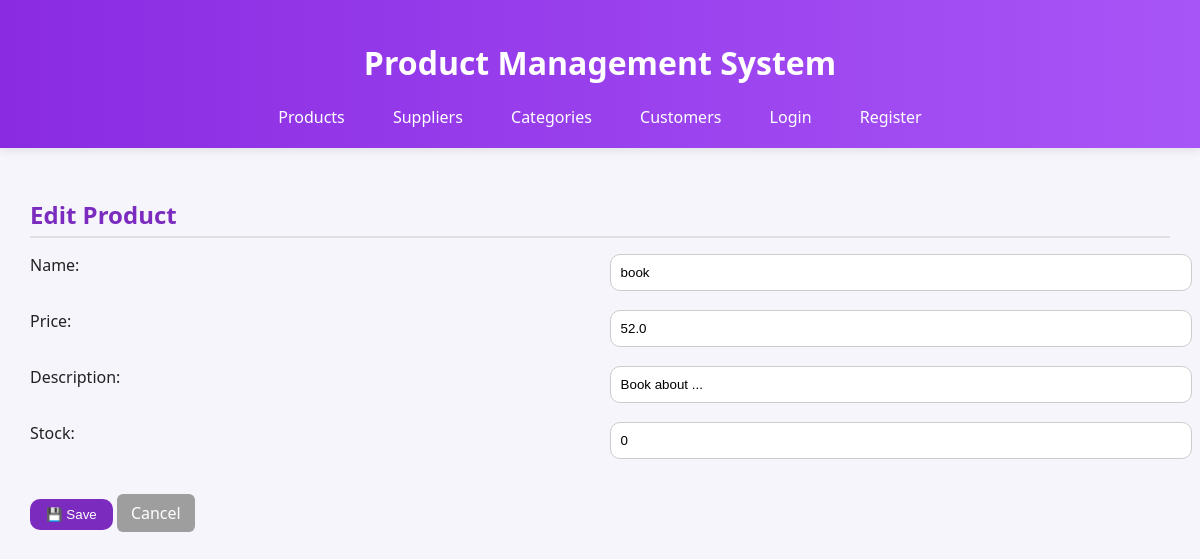
/edit/product/2, run on the app's committed database.
### models.py (models this page shows)
class Product(db.Model):
    id = db.Column(db.Integer, primary_key=True)
    name = db.Column(db.String(120), nullable=False)
    price = db.Column(db.Float, nullable=False)
    supplier_id = db.Column(db.Integer, db.ForeignKey('supplier.id'))
    category_id = db.Column(db.Integer, db.ForeignKey('category.id'))
    description = db.Column(db.String(255))
    stock = db.Column(db.Integer, default=0)

### routes.py (the view, shortened to what this page needs)
@app.route('/edit/<model>/<int:item_id>', methods=['GET', 'POST'])
def edit_item(model, item_id):
    model_map = {
        'product': Product,
        'supplier': Supplier,
        'category': Category,
        'customer': Customer
    }
    Model = model_map.get(model)
    if not Model:
        return "Invalid model", 404
    item = Model.query.get_or_404(item_id)
    return_page = 'index' if model == 'product' else f"{model}s"
    return render_template('edit_item.html', item=item, model=model, return_page=return_page)

### routes.py (called while the page is built)
@app.context_processor
def inject_user_status():
    return {'logged_in': 'user_id' in session}

### templates/edit_item.html (shortened to what this page needs)
{% extends "base.html" %}
{% block content %}
<div class="card">
  <h2>Edit {{ model|capitalize }}</h2>
  <form method="POST">
    {% if model == 'product' %}
      <label>Name:</label>
      <input type="text" name="name" value="{{ item.name }}" required>
      <label>Price:</label>
      <input type="number" step="0.01" name="price" value="{{ item.price }}" required>
      <label>Description:</label>
      <input type="text" name="description" value="{{ item.description or '' }}">
      <label>Stock:</label>
      <input type="number" name="stock" value="{{ item.stock or 0 }}">
    {% elif model == 'supplier' %}
      <label>Name:</label>
      <input type="text" name="name" value="{{ item.name }}" required>
      <label>Phone:</label>
      <input type="text" name="phone" value="{{ item.phone or '' }}">
    {% elif model == 'category' %}
      <label>Name:</label>
      <input type="text" name="name" value="{{ item.name }}" required>
    {% elif model == 'customer' %}
      <label>Name:</label>
      <input type="text" name="name" value="{{ item.name }}" required>
      <label>Email:</label>
      <input type="email" name="email" value="{{ item.email or '' }}">
    {% endif %}
    <div style="margin-top: 20px;">
      <button type="submit" class="btn-add">💾 Save</button>
      <a href="{{ url_for(return_page) }}" class="btn-cancel">Cancel</a>
    </div>
  </form>
</div>
{% endblock %}

### static/style.css (style rules this page uses)
body { font-family: "Poppins", sans-serif; background: #f4f3f7; color: #222; margin: 0; padding: 0; }
h2 { color: #7B2CBF; border-bottom: 2px solid #E0E0E0; padding-bottom: 5px; margin-bottom: 1rem; }
form { display: grid; grid-template-columns: 1fr 1fr; gap: 1.2rem; }
input[type="text"], input[type="number"], input[type="email"], input[type="password"], select { width: 100%; padding: 10px; border-radius: 10px; border: 1px solid #ccc; transition: 0.3s; }
button, input[type="submit"] { background: #7B2CBF; color: white; border: none; padding: 0.8rem 1rem; border-radius: 10px; cursor: pointer; transition: 0.3s; }
.btn-add { display: inline-block; background: #7B2CBF; color: white; padding: 8px 16px; border-radius: 10px; text-decoration: none; transition: 0.3s; margin-bottom: 15px; }
.btn-cancel { background: #9e9e9e; color: white; padding: 8px 14px; border-radius: 6px; text-decoration: none; font-weight: 500; transition: 0.2s; }

### templates/base.html (style rules this page uses)
body { font-family: 'Segoe UI', sans-serif; background-color: #f6f5fb; margin: 0; padding: 0; }

### data on the page
Product: name "book", price "52.0", description "Book about ...", stock "0"

### other printed values
{{ model|capitalize }} "Product"
